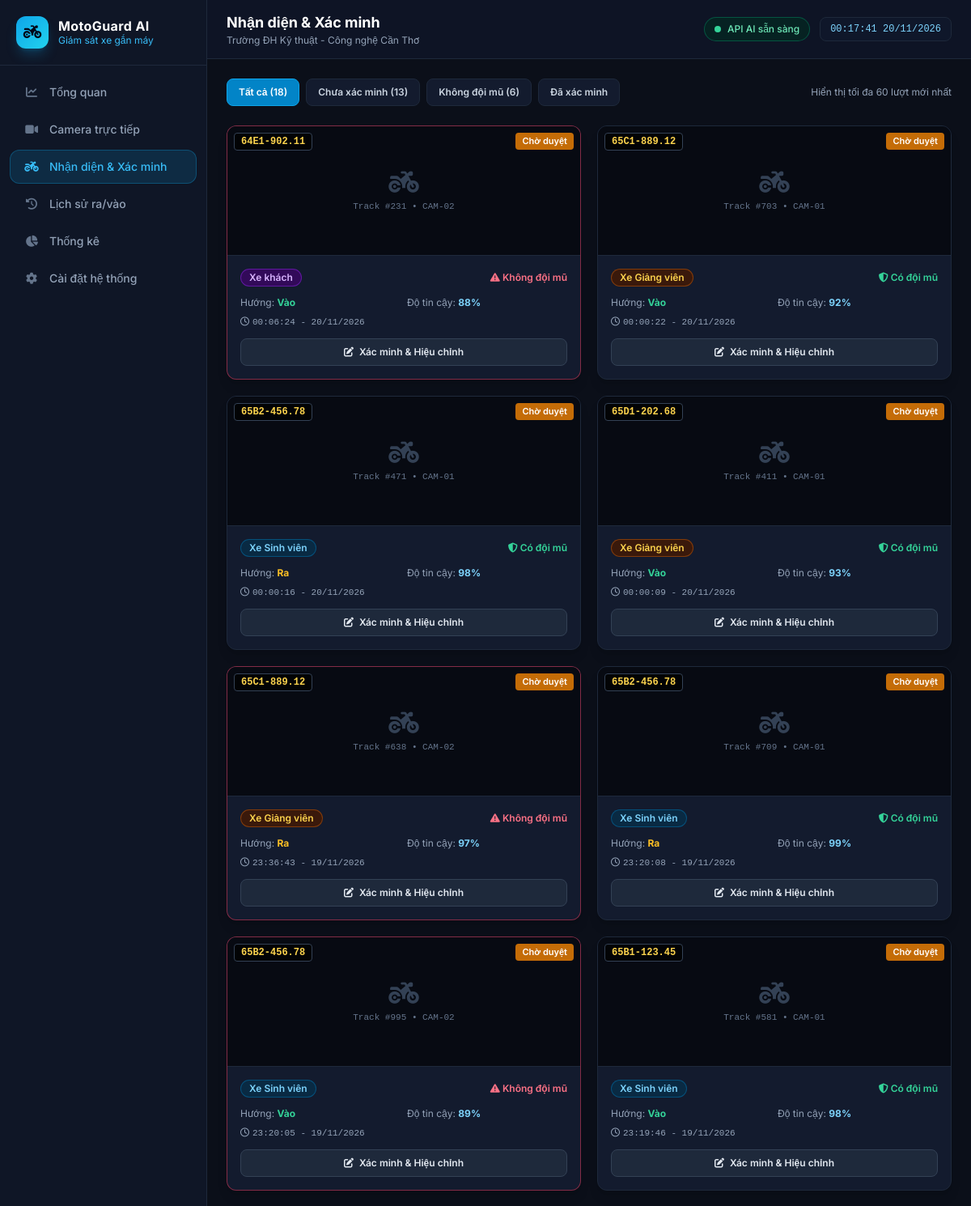
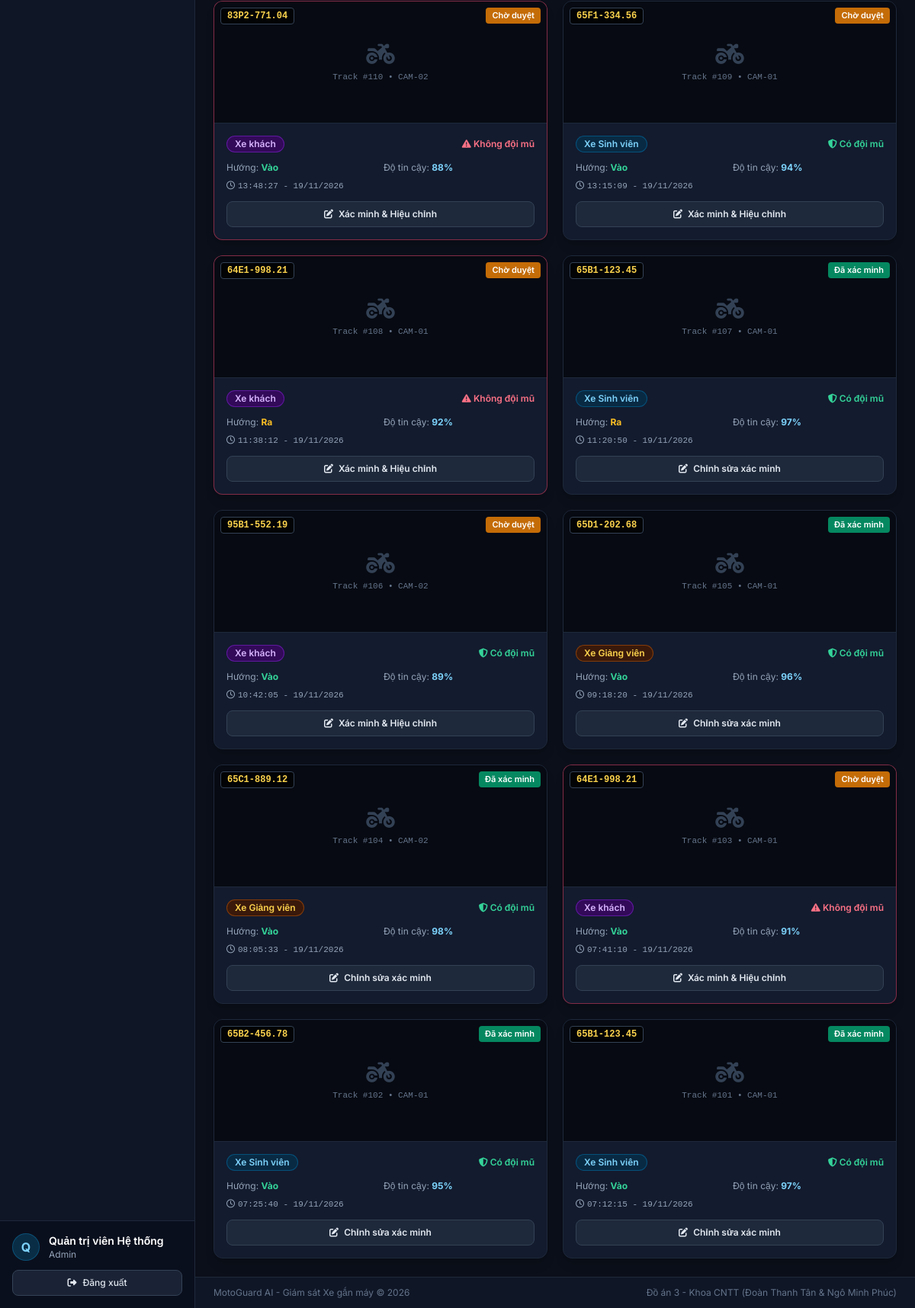
Screenshot of /recognition.php (signed in) with the database file from the repository (2 pictures, top to bottom).
### tables this page shows
CREATE TABLE IF NOT EXISTS `system_settings` (
  `id` int NOT NULL AUTO_INCREMENT,
  `system_name` varchar(150) NOT NULL DEFAULT 'MotoGuard AI - Giám sát Xe gắn máy',
  `school_name` varchar(200) NOT NULL DEFAULT 'Trường ĐH Kỹ thuật - Công nghệ Cần Thơ',
  `address` varchar(255) NOT NULL DEFAULT '256 Nguyễn Văn Cừ, Ninh Kiều, Cần Thơ',
  `yolo_model` varchar(100) NOT NULL DEFAULT 'YOLOv8n-Moto-Helmet-OCR',
  `yolo_confidence` float NOT NULL DEFAULT '0.5',
  `ocr_threshold` float NOT NULL DEFAULT '0.8',
  `helmet_alert_enabled` tinyint(1) NOT NULL DEFAULT '1',
  `guest_alert_enabled` tinyint(1) NOT NULL DEFAULT '0',
  `auto_refresh` tinyint(1) NOT NULL DEFAULT '1',
  `refresh_interval` int NOT NULL DEFAULT '5',
  `sound_enabled` tinyint(1) NOT NULL DEFAULT '1',
  `api_key` varchar(100) NOT NULL DEFAULT 'MOTO_AI_KEY_2026',
  PRIMARY KEY (`id`)
);

CREATE TABLE IF NOT EXISTS `detections` (
  `id` int NOT NULL AUTO_INCREMENT,
  `camera_id` int NOT NULL,
  `track_id` int DEFAULT NULL,
  `license_plate` varchar(30) NOT NULL DEFAULT 'Chưa đọc được',
  `vehicle_group` varchar(50) NOT NULL DEFAULT 'Xe khách',
  `has_helmet` tinyint(1) NOT NULL DEFAULT '1',
  `confidence` float NOT NULL DEFAULT '0.9',
  `direction` varchar(20) NOT NULL DEFAULT 'Vào',
  `bbox_x` float DEFAULT '20',
  `bbox_y` float DEFAULT '25',
  `bbox_w` float DEFAULT '28',
  `bbox_h` float DEFAULT '42',
  `image_path` varchar(255) DEFAULT NULL,
  `is_verified` tinyint(1) NOT NULL DEFAULT '0',
  `note` varchar(255) DEFAULT NULL,
  `detection_time` datetime NOT NULL DEFAULT CURRENT_TIMESTAMP,
  PRIMARY KEY (`id`),
  KEY `idx_det_time` (`detection_time`),
  KEY `idx_det_cam` (`camera_id`),
  KEY `idx_det_plate` (`license_plate`),
  CONSTRAINT `fk_det_camera` FOREIGN KEY (`camera_id`) REFERENCES `cameras` (`id`) ON DELETE CASCADE
);

### includes/auth.php (called while the page is built, shortened)
<?php
function currentUser() {
    return [
        'id'        => $_SESSION['user_id'] ?? null,
        'username'  => $_SESSION['username'] ?? '',
        'full_name' => $_SESSION['full_name'] ?? 'Người dùng',
        'role'      => $_SESSION['role'] ?? 'Nhân viên'
    ];
}
function e($str) {
    return htmlspecialchars((string)$str, ENT_QUOTES, 'UTF-8');
}
function badgeVehicleClass($group) {
    if ($group === 'Xe Giảng viên') {
        return 'bg-amber-950/80 text-amber-300 border border-amber-700/60';
    }
    if ($group === 'Xe Sinh viên') {
        return 'bg-sky-950/80 text-sky-300 border border-sky-700/60';
    }
    return 'bg-purple-950/80 text-purple-300 border border-purple-700/60';
}

### config/db.php (called while the page is built, shortened)
<?php
function getSystemSettings(PDO $pdo) {
    $row = $pdo->query("SELECT * FROM system_settings ORDER BY id ASC LIMIT 1")->fetch();
    return $row;
}

### recognition.php (the view, shortened to what this page needs)
<?php
require_once __DIR__ . '/config/db.php';
require_once __DIR__ . '/includes/auth.php';
$pageTitle = 'Nhận diện & Xác minh';
$activePage = 'recognition';
$filter = $_GET['filter'] ?? 'all';
$where = "1=1";
$rows = $pdo->query("SELECT * FROM detections WHERE {$where} ORDER BY detection_time DESC LIMIT 60")->fetchAll();
$cntAll = (int)$pdo->query("SELECT COUNT(*) FROM detections")->fetchColumn();
$cntUnv = (int)$pdo->query("SELECT COUNT(*) FROM detections WHERE is_verified = 0")->fetchColumn();
$cntNoH = (int)$pdo->query("SELECT COUNT(*) FROM detections WHERE has_helmet = 0")->fetchColumn();
require_once __DIR__ . '/includes/layout_top.php';
?>
<div class="flex flex-wrap items-center justify-between gap-3 mb-6">
    <div class="flex flex-wrap gap-2">
        <?php
        $tabs = [
            'all'        => ["Tất cả ({$cntAll})", 'sky'],
            'unverified' => ["Chưa xác minh ({$cntUnv})", 'amber'],
            'no_helmet'  => ["Không đội mũ ({$cntNoH})", 'rose'],
            'verified'   => ["Đã xác minh", 'emerald'],
        ];
        foreach ($tabs as $k => $info):
            $active = ($filter === $k);
            $cls = $active
                ? "bg-sky-600 text-white border-sky-500"
                : "bg-cardbg text-slate-300 border-borderdark hover:bg-slate-800";
        ?>
            <a href="recognition.php?filter=<?= $k ?>" class="px-3.5 py-2 rounded-lg border text-xs font-semibold transition <?= $cls ?>">
                <?= e($info[0]) ?>
            </a>
        <?php endforeach; ?>
    </div>
    <span class="text-xs text-slate-400">Hiển thị tối đa 60 lượt mới nhất</span>
</div>
<div class="grid grid-cols-1 md:grid-cols-2 xl:grid-cols-3 gap-5">
    <?php if (empty($rows)): ?>
        <div class="col-span-full bg-cardbg border border-borderdark rounded-xl p-10 text-center text-slate-500">
            <i class="fa-solid fa-motorcycle text-3xl mb-2"></i>
            <p class="text-sm">Không có bản ghi nào phù hợp bộ lọc.</p>
        </div>
    <?php else: foreach ($rows as $r): ?>
        <div class="bg-cardbg rounded-xl border <?= $r['has_helmet'] ? 'border-borderdark' : 'border-rose-500/50' ?> shadow-lg overflow-hidden flex flex-col">
            <div class="relative h-40 bg-[#070a12] flex items-center justify-center overflow-hidden border-b border-borderdark">
                <?php if (!empty($r['image_path']) && file_exists(__DIR__ . '/' . $r['image_path'])): ?>
                    <img src="<?= e($r['image_path']) ?>" class="w-full h-full object-cover" alt="Snapshot">
                <?php else: ?>
                    <div class="text-center text-slate-500">
                        <i class="fa-solid fa-motorcycle text-3xl text-slate-700 mb-1"></i>
                        <div class="text-[11px] font-mono">Track #<?= e($r['track_id'] ?? $r['id']) ?> • CAM-0<?= (int)$r['camera_id'] ?></div>
                    </div>
                <?php endif; ?>
                <div class="absolute top-2 left-2 px-2 py-0.5 rounded bg-black/75 border border-slate-700 font-mono text-xs font-bold text-amber-300">
                    <?= e($r['license_plate']) ?>
                </div>
                <div class="absolute top-2 right-2 px-2 py-0.5 rounded text-[11px] font-semibold <?= $r['is_verified'] ? 'bg-emerald-600/90 text-white' : 'bg-amber-600/90 text-white' ?>">
                    <?= $r['is_verified'] ? 'Đã xác minh' : 'Chờ duyệt' ?>
                </div>
            </div>
            <div class="p-4 flex-1 flex flex-col justify-between space-y-3 text-xs">
                <div class="space-y-2">
                    <div class="flex items-center justify-between">
                        <span class="px-2.5 py-0.5 rounded-full font-semibold <?= badgeVehicleClass($r['vehicle_group']) ?>">
                            <?= e($r['vehicle_group']) ?>
                        </span>
                        <span class="font-semibold <?= $r['has_helmet'] ? 'text-emerald-400' : 'text-rose-400' ?>">
                            <i class="fa-solid <?= $r['has_helmet'] ? 'fa-shield-halved' : 'fa-triangle-exclamation' ?>"></i>
                            <?= $r['has_helmet'] ? 'Có đội mũ' : 'Không đội mũ' ?>
                        </span>
                    </div>
                    <div class="grid grid-cols-2 gap-2 text-slate-400 pt-1">
                        <div>Hướng: <b class="<?= $r['direction'] === 'Vào' ? 'text-emerald-400' : 'text-amber-400' ?>"><?= e($r['direction']) ?></b></div>
                        <div>Độ tin cậy: <b class="text-sky-300"><?= round($r['confidence'] * 100, 1) ?>%</b></div>
                        <div class="col-span-2 font-mono text-[11px] text-slate-400">
                            <i class="fa-regular fa-clock mr-1"></i><?= date('H:i:s - d/m/Y', strtotime($r['detection_time'])) ?>
                        </div>
                    </div>
                </div>
                <button type="button"
                    onclick='openVerifyModal(<?= json_encode($r, JSON_HEX_APOS | JSON_HEX_QUOT) ?>)'
                    class="w-full py-2 rounded-lg bg-slate-800 hover:bg-sky-600 border border-slate-700 hover:border-sky-500 text-slate-200 hover:text-white font-semibold transition">
                    <i class="fa-solid fa-pen-to-square mr-1"></i> <?= $r['is_verified'] ? 'Chỉnh sửa xác minh' : 'Xác minh & Hiệu chỉnh' ?>
                </button>
            </div>
        </div>
    <?php endforeach; endif; ?>
</div>
<?php require_once __DIR__ . '/includes/layout_bottom.php'; ?>

### includes/layout_top.php (shortened to what this page needs)
<?php
$user = currentUser();
$settings = getSystemSettings($pdo);
$activePage =$activePage ?? 'dashboard';
$menuItems = [
    'dashboard'   => ['href' => 'index.php',       'icon' => 'fa-chart-line',        'label' => 'Tổng quan'],
    'camera'      => ['href' => 'camera.php',      'icon' => 'fa-video',             'label' => 'Camera trực tiếp'],
    'recognition' => ['href' => 'recognition.php', 'icon' => 'fa-motorcycle',        'label' => 'Nhận diện & Xác minh'],
    'history'     => ['href' => 'history.php',     'icon' => 'fa-clock-rotate-left', 'label' => 'Lịch sử ra/vào'],
    'statistics'  => ['href' => 'statistics.php',  'icon' => 'fa-chart-pie',         'label' => 'Thống kê'],
    'settings'    => ['href' => 'settings.php',    'icon' => 'fa-gear',              'label' => 'Cài đặt hệ thống'],
];
?>
<!DOCTYPE html>
<html lang="vi" class="dark">
<head>
    <script src="https://cdn.tailwindcss.com"></script>
    <link rel="stylesheet" href="https://cdnjs.cloudflare.com/ajax/libs/font-awesome/6.5.1/css/all.min.css">
</head>
<body class="bg-darkbg text-slate-100 antialiased">
<div class="min-h-screen flex">
    <aside class="w-64 bg-sidebarbg border-r border-borderdark text-slate-300 flex flex-col shrink-0 hidden md:flex">
        <div class="p-5 border-b border-borderdark flex items-center gap-3">
            <div class="w-10 h-10 rounded-xl bg-gradient-to-br from-sky-500 to-cyan-400 flex items-center justify-center text-slate-950 text-lg shadow-lg shadow-sky-500/25">
                <i class="fa-solid fa-motorcycle"></i>
            </div>
            <div class="overflow-hidden">
                <div class="font-bold text-white leading-tight truncate tracking-wide">MotoGuard AI</div>
                <div class="text-xs text-sky-400 truncate">Giám sát xe gắn máy</div>
            </div>
        </div>
        <nav class="flex-1 p-3 space-y-1">
            <?php foreach ($menuItems as$key => $item):$isActive = ($activePage ===$key);
                $cls =$isActive
                    ? 'bg-sky-500/15 text-sky-400 border border-sky-500/30 shadow-sm'
                    : 'text-slate-400 hover:bg-slate-800/60 hover:text-slate-100 border border-transparent';
            ?>
                <a href="<?= e($item['href']) ?>" class="flex items-center gap-3 px-4 py-2.5 rounded-xl text-sm font-medium transition <?= $cls ?>">
                    <i class="fa-solid <?= e($item['icon']) ?> w-5 text-center <?=$isActive ? 'text-sky-400' : 'text-slate-500' ?>"></i>
                    <span><?= e($item['label']) ?></span>
                </a>
            <?php endforeach; ?>
        </nav>
        <div class="p-4 border-t border-borderdark bg-[#0a0f1d]">
            <div class="flex items-center gap-3 mb-3">
                <div class="w-9 h-9 rounded-full bg-sky-500/20 border border-sky-500/30 text-sky-300 flex items-center justify-center font-bold">
                    <?= e(mb_strtoupper(mb_substr($user['full_name'], 0, 1))) ?>
                </div>
                <div class="overflow-hidden">
                    <div class="text-sm font-semibold text-white truncate"><?= e($user['full_name']) ?></div>
                    <div class="text-xs text-slate-400 truncate"><?= e($user['role']) ?></div>
                </div>
            </div>
            <a href="logout.php" class="w-full flex items-center justify-center gap-2 py-2 px-3 rounded-lg bg-slate-800/80 hover:bg-rose-600/90 border border-slate-700 text-slate-200 hover:text-white text-xs font-medium transition">
                <i class="fa-solid fa-right-from-bracket"></i> Đăng xuất
            </a>
        </div>
    </aside>
    <div class="flex-1 flex flex-col min-w-0">
        <header class="bg-sidebarbg/95 backdrop-blur border-b border-borderdark px-6 py-3.5 flex items-center justify-between sticky top-0 z-20">
            <div>
                <h1 class="text-lg font-bold text-white"><?= e($pageTitle ?? 'Dashboard') ?></h1>
                <p class="text-xs text-slate-400"><?= e($settings['school_name']) ?></p>
            </div>
            <div class="flex items-center gap-3">
                <div class="hidden sm:flex items-center gap-2 text-xs font-medium bg-emerald-950/60 text-emerald-300 px-3 py-1.5 rounded-full border border-emerald-700/60">
                    <span class="w-2 h-2 rounded-full bg-emerald-400 animate-pulse"></span>
                    <span>API AI sẵn sàng</span>
                </div>
                <div id="liveClock" class="text-xs font-mono bg-slate-900 text-sky-300 px-3 py-1.5 rounded-lg border border-slate-800">
                </div>
            </div>
        </header>
        <main class="p-6 flex-1">

### includes/layout_bottom.php (shortened to what this page needs)
</main>
        <footer class="px-6 py-3 bg-sidebarbg border-t border-borderdark text-xs text-slate-500 flex flex-wrap justify-between gap-2">
            <span><?= e($settings['system_name']) ?> &copy; <?= date('Y') ?></span>
            <span>Đồ án 3 - Khoa CNTT (Đoàn Thanh Tân &amp; Ngô Minh Phúc)</span>
        </footer>
    </div>
</div>
</body>
</html>

### includes/layout_top.php (style rules this page uses)
body { background-color: #0b0f19; color: #f1f5f9; font-family: 'Inter', sans-serif; }

### rows the page displays
system_settings: school_name "Trường ĐH Kỹ thuật - Công nghệ Cần Thơ", system_name "MotoGuard AI - Giám sát Xe gắn máy"
detections: track "231", camera "2", license_plate "64E1-902.11", is_verified "Chờ duyệt", vehicle_group "Xe khách", has_helmet 0 (drawn), direction "Vào", $r['confidence']*100 "88", detection_time "00:06:24 - 20/11/2026"
detections: track "703", camera "1", license_plate "65C1-889.12", is_verified "Chờ duyệt", vehicle_group "Xe Giảng viên", has_helmet 1 (drawn), direction "Vào", $r['confidence']*100 "92", detection_time "00:00:22 - 20/11/2026"
detections: track "471", camera "1", license_plate "65B2-456.78", is_verified "Chờ duyệt", vehicle_group "Xe Sinh viên", has_helmet 1 (drawn), direction "Ra", $r['confidence']*100 "98", detection_time "00:00:16 - 20/11/2026"
detections: track "411", camera "1", license_plate "65D1-202.68", is_verified "Chờ duyệt", vehicle_group "Xe Giảng viên", has_helmet 1 (drawn), direction "Vào", $r['confidence']*100 "93", detection_time "00:00:09 - 20/11/2026"
detections: track "638", camera "2", license_plate "65C1-889.12", is_verified "Chờ duyệt", vehicle_group "Xe Giảng viên", has_helmet 0 (drawn), direction "Ra", $r['confidence']*100 "97", detection_time "23:36:43 - 19/11/2026"
detections: track "709", camera "1", license_plate "65B2-456.78", is_verified "Chờ duyệt", vehicle_group "Xe Sinh viên", has_helmet 1 (drawn), direction "Ra", $r['confidence']*100 "99", detection_time "23:20:08 - 19/11/2026"
detections: track "995", camera "2", license_plate "65B2-456.78", is_verified "Chờ duyệt", vehicle_group "Xe Sinh viên", has_helmet 0 (drawn), direction "Vào", $r['confidence']*100 "89", detection_time "23:20:05 - 19/11/2026"
detections: track "581", camera "1", license_plate "65B1-123.45", is_verified "Chờ duyệt", vehicle_group "Xe Sinh viên", has_helmet 1 (drawn), direction "Vào", $r['confidence']*100 "98", detection_time "23:19:46 - 19/11/2026"
detections: track "110", camera "2", license_plate "83P2-771.04", is_verified "Chờ duyệt", vehicle_group "Xe khách", has_helmet 0 (drawn), direction "Vào", $r['confidence']*100 "88", detection_time "13:48:27 - 19/11/2026"
detections: track "109", camera "1", license_plate "65F1-334.56", is_verified "Chờ duyệt", vehicle_group "Xe Sinh viên", has_helmet 1 (drawn), direction "Vào", $r['confidence']*100 "94", detection_time "13:15:09 - 19/11/2026"
detections: track "108", camera "1", license_plate "64E1-998.21", is_verified "Chờ duyệt", vehicle_group "Xe khách", has_helmet 0 (drawn), direction "Ra", $r['confidence']*100 "92", detection_time "11:38:12 - 19/11/2026"
detections: track "107", camera "1", license_plate "65B1-123.45", is_verified "Đã xác minh", vehicle_group "Xe Sinh viên", has_helmet 1 (drawn), direction "Ra", $r['confidence']*100 "97", detection_time "11:20:50 - 19/11/2026"
detections: track "106", camera "2", license_plate "95B1-552.19", is_verified "Chờ duyệt", vehicle_group "Xe khách", has_helmet 1 (drawn), direction "Vào", $r['confidence']*100 "89", detection_time "10:42:05 - 19/11/2026"
detections: track "105", camera "1", license_plate "65D1-202.68", is_verified "Đã xác minh", vehicle_group "Xe Giảng viên", has_helmet 1 (drawn), direction "Vào", $r['confidence']*100 "96", detection_time "09:18:20 - 19/11/2026"
detections: track "104", camera "2", license_plate "65C1-889.12", is_verified "Đã xác minh", vehicle_group "Xe Giảng viên", has_helmet 1 (drawn), direction "Vào", $r['confidence']*100 "98", detection_time "08:05:33 - 19/11/2026"
detections: track "103", camera "1", license_plate "64E1-998.21", is_verified "Chờ duyệt", vehicle_group "Xe khách", has_helmet 0 (drawn), direction "Vào", $r['confidence']*100 "91", detection_time "07:41:10 - 19/11/2026"
detections: track "102", camera "1", license_plate "65B2-456.78", is_verified "Đã xác minh", vehicle_group "Xe Sinh viên", has_helmet 1 (drawn), direction "Vào", $r['confidence']*100 "95", detection_time "07:25:40 - 19/11/2026"
detections: track "101", camera "1", license_plate "65B1-123.45", is_verified "Đã xác minh", vehicle_group "Xe Sinh viên", has_helmet 1 (drawn), direction "Vào", $r['confidence']*100 "97", detection_time "07:12:15 - 19/11/2026"

### other values shown
$item['label'] "Tổng quan"
$item['label'] "Camera trực tiếp"
$item['label'] "Nhận diện & Xác minh"
$item['label'] "Lịch sử ra/vào"
$item['label'] "Thống kê"
$item['label'] "Cài đặt hệ thống"
mb_strtoupper(mb_substr($user['full_name'], 0, 1)) "Q"
$user['full_name'] "Quản trị viên Hệ thống"
$user['role'] "Admin"
$pageTitle "Nhận diện & Xác minh"
$info[0] "Tất cả (18)"
$info[0] "Chưa xác minh (13)"
$info[0] "Không đội mũ (6)"
$info[0] "Đã xác minh"
